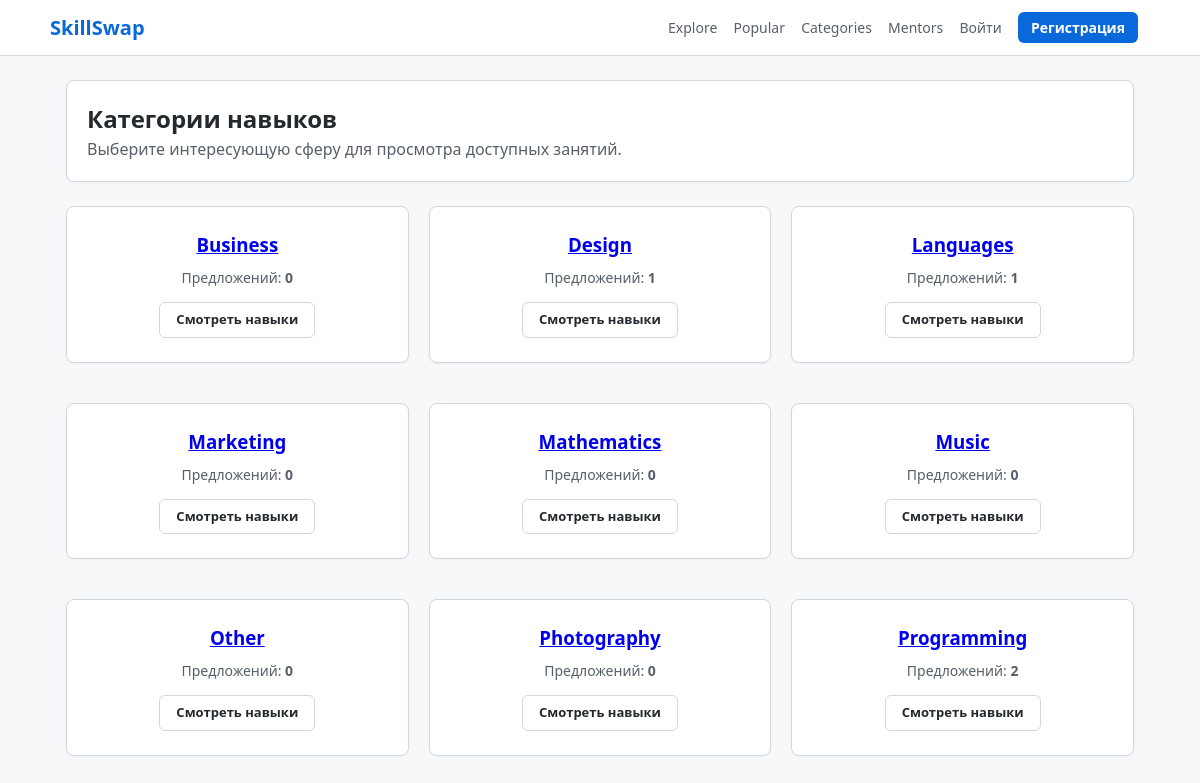
Page /categories/ on the committed database.
### offers/models.py (models this page shows, shortened)
class Category(models.Model):
    name = models.CharField(max_length=100, unique=True)
    slug = models.SlugField(max_length=100, unique=True, blank=True)
    class Meta:
        ordering = ["name"]
        verbose_name_plural = "Categories"

### offers/views.py (the view)
# urls.py: path("categories/", views.categories_list, name="categories_list"),
def categories_list(request: HttpRequest) -> HttpResponse:
    categories = Category.objects.annotate(
        published_count=Count(
            "offers", filter=Q(offers__status="published")
        )
    ).all()
    return render(request, "offers/categories_list.html", {"categories": categories})

### templates/offers/categories_list.html (shortened to what this page needs)
{% extends "base.html" %}
{% block content %}
<div class="card" style="margin-bottom: 24px;">
    <h2>Категории навыков</h2>
    <p style="color: #57606a;">Выберите интересующую сферу для просмотра доступных занятий.</p>
</div>
<div class="grid">
    {% for cat in categories %}
        <div class="card" style="text-align: center; padding: 24px;">
            <h3 style="margin-bottom: 8px;">
                <a href="{% url 'offers:category_offers' slug=cat.slug %}">{{ cat.name }}</a>
            </h3>
            <p style="color: #57606a; font-size: 14px;">
                Предложений: <strong>{{ cat.published_count }}</strong>
            </p>
            <div style="margin-top: 14px;">
                <a href="{% url 'offers:category_offers' slug=cat.slug %}" class="btn btn-outline" style="font-size: 13px;">Смотреть навыки</a>
            </div>
        </div>
    {% endfor %}
</div>
{% endblock %}

### static/style.css (style rules this page uses)
* { box-sizing: border-box; margin: 0; padding: 0; }
body { font-family: system-ui, -apple-system, "Segoe UI", Roboto, sans-serif; color: #24292f; background-color: #f6f8fa; line-height: 1.5; padding-bottom: 50px; }
.card { background-color: #ffffff; border: 1px solid #d0d7de; border-radius: 8px; padding: 20px; margin-bottom: 20px; box-shadow: 0 1px 3px rgba(31,35,40,0.04); }
.grid { display: grid; grid-template-columns: repeat(auto-fill, minmax(300px, 1fr)); gap: 20px; }
.btn { display: inline-block; padding: 7px 16px; font-size: 14px; font-weight: 600; text-align: center; border-radius: 6px; text-decoration: none; cursor: pointer; border: 1px solid transparent; }
.btn-outline { background-color: transparent; color: #24292f; border: 1px solid #d0d7de; }

### rows in the picture
Category: name "Business", published_count "0"
Category: name "Design", published_count "1"
Category: name "Languages", published_count "1"
Category: name "Marketing", published_count "0"
Category: name "Mathematics", published_count "0"
Category: name "Music", published_count "0"
Category: name "Other", published_count "0"
Category: name "Photography", published_count "0"
Category: name "Programming", published_count "2"
